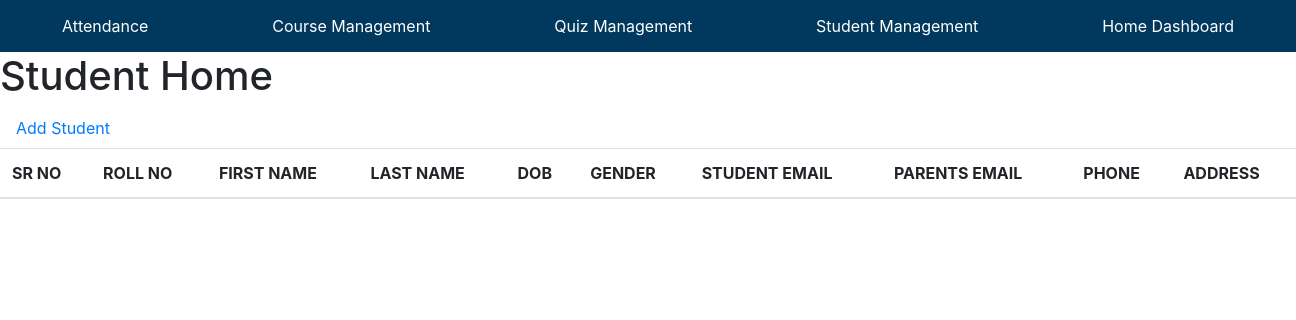
The page /studentmgt/ on the database as committed earlier.
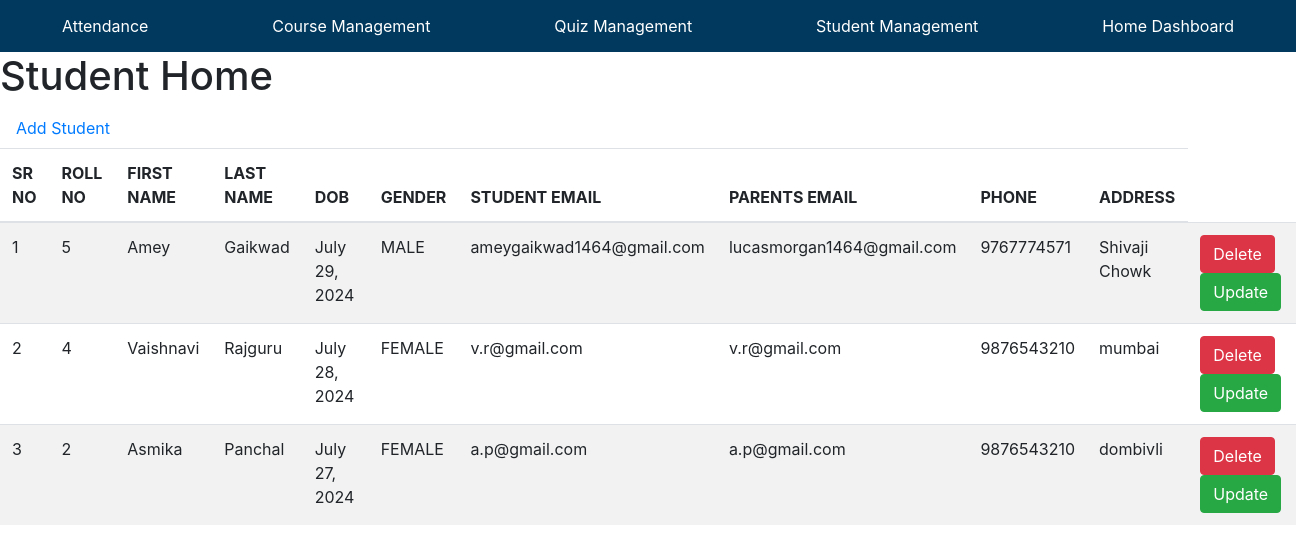
The same page on the database as committed later.
### studentmgt/models.py (models this page shows)
class Student(models.Model):
    st_id = models.TextField(primary_key=True)
    fname = models.CharField(max_length=255)
    lname = models.CharField(max_length=255)
    dob = models.DateField()
    gender = models.CharField(max_length=1)
    st_email = models.EmailField()
    pr_email = models.EmailField()
    phone = models.CharField(max_length=20)
    address = models.TextField()

### studentmgt/views.py (the view)
# urls.py: path("", views.student_home, name="student_home"),
def student_home(request):
    std=Student.objects.all()
    return render(request, "studentmgt/student_home.html",{'std':std})

### studentmgt/templates/studentmgt/student_home.html (shortened to what this page needs)
{% extends "base.html" %}
{% block body %}
<h1>Student Home</h1>
<a class="nav-link" href="student_add">Add Student</a>
<table class="table table-striped">
    <thead>
      <tr>
        <th>SR NO</th>
        <th>ROLL NO</th>
        <th>FIRST NAME</th>
        <th>LAST NAME</th>
        <th>DOB</th>
        <th>GENDER</th>
        <th>STUDENT EMAIL</th>
        <th>PARENTS EMAIL</th>
        <th>PHONE</th>
        <th>ADDRESS</th>
      </tr>
    </thead>
    <tbody>
      {%  for s in std %}
      <tr>
        <td>{{forloop.counter}}</td>
        <td>{{s.st_id}}</td>
        <td>{{s.fname}}</td>
        <td>{{s.lname}}</td>
        <td>{{s.dob}}</td>
        <td>{{s.gender}}</td>
        <td>{{s.st_email}}</td>
        <td>{{s.pr_email}}</td>
        <td>{{s.phone}}</td>
        <td>{{s.address}}</td>
        <td>
          <a href="/studentmgt/student_delete/{{s.st_id}}" class="btn btn-danger md-sm">Delete</a>
          <a href="/studentmgt/student_update/{{s.st_id}}" class="btn btn-success md-sm">Update</a>
        </td>
      </tr>
      {% endfor %}
    </tbody>
  </table>
{% endblock body %}

### templates/base.html (shortened to what this page needs)
<!DOCTYPE html>
<html lang="en">
<head>
    <link rel="stylesheet" href="/static/css/base_style.css">
    <link rel="stylesheet" href="https://cdn.jsdelivr.net/npm/bootstrap@4.0.0/dist/css/bootstrap.min.css">
</head>
<body>
  <nav class="custom_navbar">
      <ul>
        <li><a href="{% url 'attendance_home' %}">Attendance</a></li>
        <li><a href="{% url 'course_home' %}">Course Management</a></li>
        <li><a href="{% url 'quiz_home' %}">Quiz Management</a></li>
        <li><a href="{% url 'student_home' %}">Student Management</a></li>
        <li><a href="{% url 'homedash_home' %}">Home Dashboard</a></li>
      </ul>
  </nav>
    {% block body %}{% endblock body %}
</body>
</html>

### static/css/base_style.css (style rules this page uses)
body { font-family: Arial, sans-serif; margin: 0; padding: 0; }
.custom_navbar { background-color: #00395d; overflow: hidden; }
.custom_navbar ul { list-style-type: none; margin: 0; padding: 0; display: flex; justify-content: space-around; }
.custom_navbar li { display: inline; }
.custom_navbar a { display: block; color: white; text-align: center; padding: 14px 20px; text-decoration: none; border-radius: 5px; }

Rows that differ between the two databases and show on the page:
added Student: st_id "5", fname "Amey", lname "Gaikwad", dob "July 29, 2024", gender "MALE", st_email "ameygaikwad1464@gmail.com", pr_email "lucasmorgan1464@gmail.com", phone "9767774571", address "Shivaji Chowk"
added Student: st_id "4", fname "Vaishnavi", lname "Rajguru", dob "July 28, 2024", gender "FEMALE", st_email "v.r@gmail.com", pr_email "v.r@gmail.com", phone "9876543210", address "mumbai"
added Student: st_id "2", fname "Asmika", lname "Panchal", dob "July 27, 2024", gender "FEMALE", st_email "a.p@gmail.com", pr_email "a.p@gmail.com", phone "9876543210", address "dombivli"
